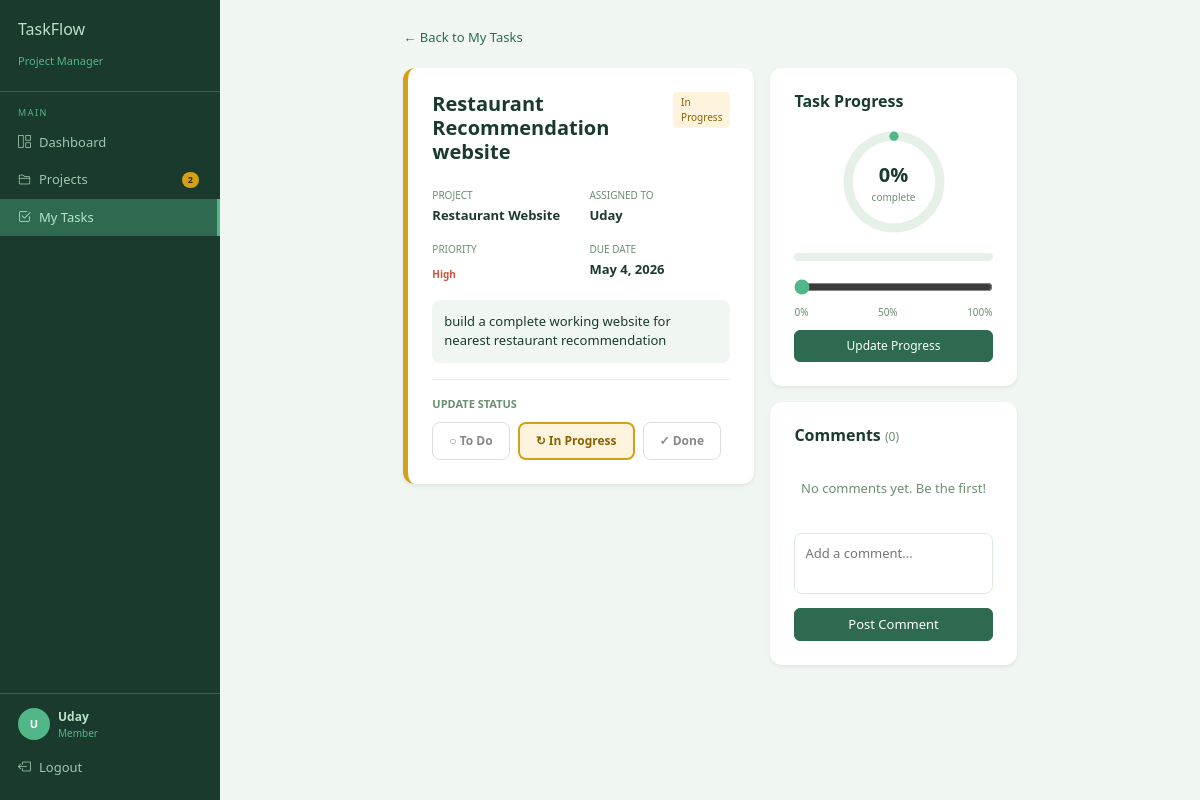
The page /tasks/1/ (signed in) on the database its author committed.
### accounts/models.py (models this page shows, shortened)
class Profile(models.Model):
    ROLE_CHOICES = [
        ('admin', 'Admin'),
        ('member', 'Member'),
    ]
    user = models.OneToOneField(User, on_delete=models.CASCADE)
    role = models.CharField(max_length=10, choices=ROLE_CHOICES, default='member')
    def is_admin(self):
        return self.role == 'admin'

### tasks/models.py (models this page shows, shortened)
class Task(models.Model):
    STATUS_CHOICES = [
        ('todo', 'To Do'),
        ('in_progress', 'In Progress'),
        ('done', 'Done'),
    ]
    PRIORITY_CHOICES = [
        ('low', 'Low'),
        ('medium', 'Medium'),
        ('high', 'High'),
    ]
    progress = models.IntegerField(default=0)
    title = models.CharField(max_length=200)
    description = models.TextField(blank=True)
    project = models.ForeignKey(Project, on_delete=models.CASCADE, related_name='tasks')
    assigned_to = models.ForeignKey(
        User, on_delete=models.SET_NULL, null=True, blank=True, related_name='assigned_tasks'
    )
    created_by = models.ForeignKey(User, on_delete=models.CASCADE, related_name='created_tasks')
    status = models.CharField(max_length=20, choices=STATUS_CHOICES, default='todo')
    priority = models.CharField(max_length=10, choices=PRIORITY_CHOICES, default='medium')
    due_date = models.DateField(null=True, blank=True)
    created_at = models.DateTimeField(auto_now_add=True)
    def is_overdue(self):
        if self.due_date and self.status != 'done':
            return self.due_date < timezone.now().date()
        return False

### projects/models.py (models this page shows, shortened)
class Project(models.Model):
    name = models.CharField(max_length=200)
    description = models.TextField(blank=True)
    created_by = models.ForeignKey(User, on_delete=models.CASCADE, related_name='created_projects')
    members = models.ManyToManyField(User, related_name='projects', blank=True)
    created_at = models.DateTimeField(auto_now_add=True)

### tasks/views.py (the view, shortened to what this page needs)
# urls.py: path('<int:pk>/', views.task_detail, name='task_detail'),          # ← yeh add karo
@login_required
def task_detail(request, pk):
    task = get_object_or_404(Task, pk=pk)
    comments = task.comments.select_related('author').order_by('created_at')
    context = {
        'task': task,
        'comments': comments,
        'progress': task.progress,
    }
    return render(request, 'tasks/task_detail.html', context)

### templates/tasks/task_detail.html (shortened to what this page needs)
{% extends 'base.html' %}
{% block content %}
<div class="row justify-content-center">
  <div class="col-md-8">
    <a href="{% url 'task_list' %}" style="color:var(--mid-green); font-size:13px; text-decoration:none;">
      ← Back to My Tasks
    </a>
    <div class="row g-3 mt-1">
      <div class="col-md-7">
        <div class="card border-0 shadow-sm" style="border-radius:12px; border-left:5px solid
          {% if task.status == 'todo' %}#378add
          {% elif task.status == 'in_progress' %}var(--gold)
          {% else %}var(--accent){% endif %} !important;">
          <div class="card-body p-4">
            <div class="d-flex justify-content-between align-items-start mb-3">
              <h5 style="color:var(--dark-green); font-weight:700;">{{ task.title }}</h5>
              {% if task.status == 'todo' %}<span class="badge-todo">To Do</span>
              {% elif task.status == 'in_progress' %}<span class="badge-inprogress">In Progress</span>
              {% else %}<span class="badge-done">Done</span>{% endif %}
            </div>
            <div class="row g-3 mb-3">
              <div class="col-6">
                <div style="font-size:10px;color:var(--muted);margin-bottom:3px;">PROJECT</div>
                <div style="font-size:13px;font-weight:600;color:var(--dark-green);">{{ task.project.name }}</div>
              </div>
              <div class="col-6">
                <div style="font-size:10px;color:var(--muted);margin-bottom:3px;">ASSIGNED TO</div>
                <div style="font-size:13px;font-weight:600;color:var(--dark-green);">{{ task.assigned_to.username|default:"Unassigned" }}</div>
              </div>
              <div class="col-6">
                <div style="font-size:10px;color:var(--muted);margin-bottom:3px;">PRIORITY</div>
                <span class="priority-{{ task.priority }}">{{ task.priority|capfirst }}</span>
              </div>
              <div class="col-6">
                <div style="font-size:10px;color:var(--muted);margin-bottom:3px;">DUE DATE</div>
                <div style="font-size:13px;font-weight:600;color:{% if task.is_overdue %}var(--danger){% else %}var(--dark-green){% endif %};">
                  {{ task.due_date|default:"No date" }}
                </div>
              </div>
            </div>
            {% if task.description %}
            <div style="background:var(--bg);padding:12px;border-radius:8px;font-size:13px;color:var(--dark-green);margin-bottom:16px;">
              {{ task.description }}
            </div>
            {% endif %}
            <div style="border-top:1px solid #e5f0e6;padding-top:16px;">
              <div style="font-size:11px;color:var(--muted);margin-bottom:10px;font-weight:600;">UPDATE STATUS</div>
              <form method="post">
                <div class="d-flex gap-2 flex-wrap">
                  <button type="submit" name="status" value="todo" class="btn px-3 py-2"
                    style="font-size:12px;font-weight:600;border-radius:8px;
                    {% if task.status == 'todo' %}background:#dbeafe;color:#1e40af;border:2px solid #378add;
                    {% else %}background:white;color:#888;border:1px solid #ddd;{% endif %}">
                    ○ To Do
                  </button>
                  <button type="submit" name="status" value="in_progress" class="btn px-3 py-2"
                    style="font-size:12px;font-weight:600;border-radius:8px;
                    {% if task.status == 'in_progress' %}background:#fef3dc;color:#8a6200;border:2px solid var(--gold);
                    {% else %}background:white;color:#888;border:1px solid #ddd;{% endif %}">
                    ↻ In Progress
                  </button>
                  <button type="submit" name="status" value="done" class="btn px-3 py-2"
                    style="font-size:12px;font-weight:600;border-radius:8px;
                    {% if task.status == 'done' %}background:#d1fae5;color:#065f46;border:2px solid var(--accent);
                    {% else %}background:white;color:#888;border:1px solid #ddd;{% endif %}">
                    ✓ Done
                  </button>
                </div>
              </form>
            </div>
          </div>
        </div>
      </div>
      <div class="col-md-5">
<div class="card border-0 shadow-sm mb-3" style="border-radius:12px;">
  <div class="card-body p-4">
    <h6 style="color:var(--dark-green);font-weight:700;margin-bottom:16px;">Task Progress</h6>
    <div class="d-flex justify-content-center mb-3">
      <div style="position:relative;width:110px;height:110px;">
        <svg viewBox="0 0 120 120" width="110" height="110">
          <circle cx="60" cy="60" r="50"
            fill="none" stroke="#e5f0e6" stroke-width="10"/>
          <circle cx="60" cy="60" r="50"
            fill="none" stroke="var(--accent)" stroke-width="10"
            stroke-linecap="round"
            stroke-dasharray="0 314"
            transform="rotate(-90 60 60)"
            id="progress-circle"/>
        </svg>
        <div style="position:absolute;top:50%;left:50%;transform:translate(-50%,-50%);text-align:center;">
          <div style="font-size:20px;font-weight:700;color:var(--dark-green);" id="progress-text">{{ progress }}%</div>
          <div style="font-size:10px;color:var(--muted);">complete</div>
        </div>
      </div>
    </div>
    <div style="background:#e5f0e6;border-radius:50px;height:8px;overflow:hidden;margin-bottom:16px;">
    </div>
    <form method="post" id="progress-form">
      <div style="margin-bottom:10px;">
        <input type="range" min="0" max="100" step="5"
               value="{{ progress }}" id="progress-slider"
               style="width:100%;accent-color:var(--accent);cursor:pointer;">
        <div class="d-flex justify-content-between" style="font-size:10px;color:var(--muted);margin-top:4px;">
          <span>0%</span>
          <span>50%</span>
          <span>100%</span>
        </div>
      </div>
      <button type="submit" class="btn btn-primary w-100" style="font-size:12px;">
        Update Progress
      </button>
    </form>
  </div>
</div>
        <div class="card border-0 shadow-sm" style="border-radius:12px;">
          <div class="card-body p-4">
            <h6 style="color:var(--dark-green);font-weight:700;margin-bottom:14px;">
              Comments <span style="font-size:12px;color:var(--muted);font-weight:400;">({{ comments|length }})</span>
            </h6>
            <div style="max-height:220px;overflow-y:auto;margin-bottom:14px;">
              {% for comment in comments %}
              <div style="display:flex;gap:8px;margin-bottom:12px;">
                <div class="avatar" style="width:28px;height:28px;font-size:10px;flex-shrink:0;">
                  {{ comment.author.username|first|upper }}
                </div>
                <div style="flex:1;">
                  <div style="display:flex;justify-content:space-between;align-items:center;margin-bottom:3px;">
                    <span style="font-size:12px;font-weight:600;color:var(--dark-green);">{{ comment.author.username }}</span>
                    <span style="font-size:10px;color:var(--muted);">{{ comment.created_at|date:"d M, H:i" }}</span>
                  </div>
                  <div style="font-size:12px;color:#444;background:var(--bg);padding:8px 10px;border-radius:8px;">
                    {{ comment.text }}
                  </div>
                </div>
              </div>
              {% empty %}
              <div style="text-align:center;color:var(--muted);font-size:13px;padding:20px 0;">
                No comments yet. Be the first!
              </div>
              {% endfor %}
            </div>
            <form method="post">
              <textarea name="comment" rows="2" placeholder="Add a comment..."
                style="width:100%;border:1px solid #d8edd9;border-radius:8px;padding:10px;
                       font-size:13px;resize:none;outline:none;font-family:inherit;
                       color:var(--dark-green);background:white;"
                onfocus="this.style.borderColor='var(--accent)'"
                onblur="this.style.borderColor='#d8edd9'"></textarea>
              <button type="submit" class="btn btn-primary w-100 mt-2" style="font-size:13px;">
                Post Comment
              </button>
            </form>
          </div>
        </div>
      </div>
    </div>
  </div>
</div>
{% endblock %}

### templates/base.html (shortened to what this page needs)
{% load static %}
<!DOCTYPE html>
<html lang="en">
<head>
  <link href="https://cdn.jsdelivr.net/npm/bootstrap@5.3.0/dist/css/bootstrap.min.css" rel="stylesheet">
  <link href="https://cdn.jsdelivr.net/npm/bootstrap-icons@1.11.0/font/bootstrap-icons.css" rel="stylesheet">
  <link href="{% static 'css/style.css' %}" rel="stylesheet">
</head>
<body>
{% if user.is_authenticated %}
<div class="sidebar">
  <div class="sidebar-logo">
    <h4>TaskFlow</h4>
    <small>Project Manager</small>
  </div>
  <div class="nav-section-label">Main</div>
  <a href="{% url 'dashboard' %}" class="nav-link {% if request.resolver_match.url_name == 'dashboard' %}active{% endif %}">
    <i class="bi bi-grid-1x2"></i> Dashboard
  </a>
  <a href="{% url 'project_list' %}" class="nav-link {% if 'project' in request.resolver_match.url_name %}active{% endif %}">
    <i class="bi bi-folder2"></i> Projects
    <span class="sidebar-badge">{{ user.projects.count }}</span>
  </a>
  <a href="{% url 'task_list' %}" class="nav-link {% if 'task' in request.resolver_match.url_name %}active{% endif %}">
    <i class="bi bi-check2-square"></i> My Tasks
  </a>
  <div class="sidebar-footer">
    <div class="d-flex align-items-center gap-2">
      <div class="avatar">{{ user.username|first|upper }}</div>
      <div>
        <div class="username">{{ user.username }}</div>
        <div class="role">{{ user.profile.role|capfirst }}</div>
      </div>
    </div>
    <a href="{% url 'logout' %}" class="nav-link mt-2 px-0" style="color:#9dc8b0;">
      <i class="bi bi-box-arrow-left"></i> Logout
    </a>
  </div>
</div>
<div class="main-content">
  {% block content %}{% endblock %}
</div>
{% else %}
  {% block auth_content %}{% endblock %}
{% endif %}
</body>
</html>

### static/css/style.css (style rules this page uses)
:root { --dark-green: #1a3a2e; --mid-green: #2d6a4f; --accent: #52b788; --light-green: #b7e4c7; --gold: #d4a017; --bg: #f0f7f2; --white: #ffffff; --muted: #6b8f71; --danger: #c9533e; }
* { box-sizing: border-box; margin: 0; padding: 0; }
body { font-family: 'Segoe UI', sans-serif; background: var(--bg); }
.sidebar { width: 220px; min-height: 100vh; background: var(--dark-green); position: fixed; top: 0; left: 0; padding: 0; z-index: 100; }
.sidebar-logo { padding: 20px 18px; border-bottom: 1px solid var(--mid-green); }
.sidebar-logo h4 { color: var(--light-green); font-size: 16px; }
.sidebar-logo small { color: var(--accent); font-size: 11px; }
.nav-section-label { padding: 14px 18px 4px; font-size: 9px; color: var(--accent); letter-spacing: 1.5px; text-transform: uppercase; }
.sidebar .nav-link { color: #9dc8b0; padding: 9px 18px; font-size: 13px; display: flex; align-items: center; gap: 8px; border-right: 3px solid transparent; transition: all 0.15s; }
.sidebar .nav-link:hover, .sidebar .nav-link.active { background: var(--mid-green); color: var(--light-green); border-right-color: var(--accent); }
.sidebar-badge { margin-left: auto; background: var(--gold); color: #3a2500; font-size: 9px; padding: 1px 6px; border-radius: 8px; font-weight: 600; }
.sidebar-footer { position: absolute; bottom: 0; left: 0; right: 0; padding: 14px 18px; border-top: 1px solid var(--mid-green); }
.sidebar-footer .username { color: var(--light-green); font-size: 12px; font-weight: 600; }
.sidebar-footer .role { color: var(--accent); font-size: 10px; }
.main-content { margin-left: 220px; padding: 24px; min-height: 100vh; }
.btn-primary { background: var(--mid-green) !important; border-color: var(--mid-green) !important; color: white !important; }
.badge-inprogress { background: #fef3dc; color: #8a6200; font-size: 10px; padding: 3px 8px; border-radius: 4px; }
.priority-high { color: var(--danger); font-size: 10px; font-weight: 600; }
.avatar { width: 32px; height: 32px; border-radius: 50%; background: var(--accent); color: white; display: flex; align-items: center; justify-content: center; font-size: 11px; font-weight: 600; flex-shrink: 0; }

### rows shown on the page
Task: title "Restaurant Recommendation website", project.name "Restaurant Website", assigned_to.username "Uday", priority "High", due_date "May 4, 2026", description "build a complete working website for nearest restaurant recommendation"

### other values the page prints
{{ user.projects.count }} "2"
{{ user.username|first|upper }} "U"
{{ user.username }} "Uday"
{{ user.profile.role|capfirst }} "Member"
{{ progress }} "0"
{{ comments|length }} "0"
